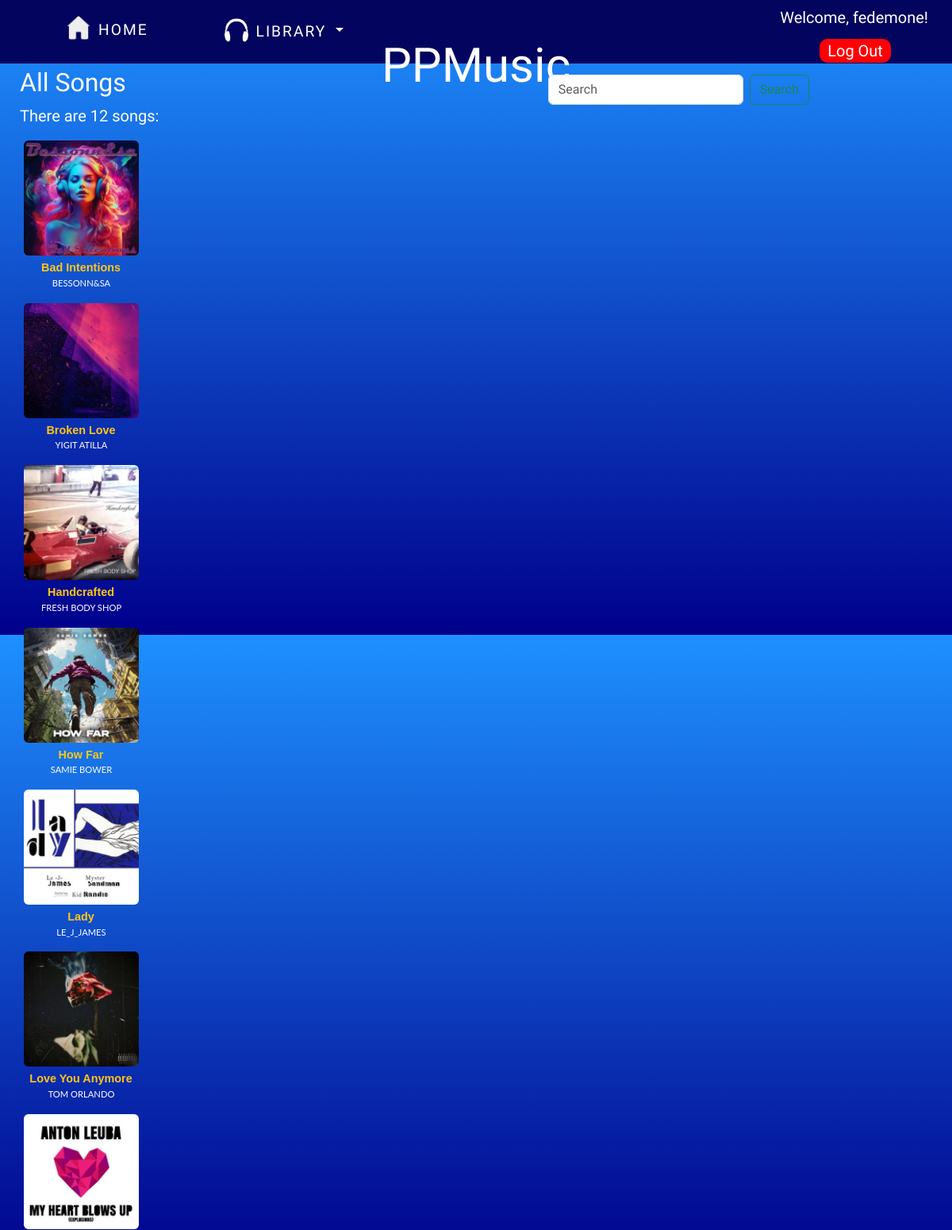
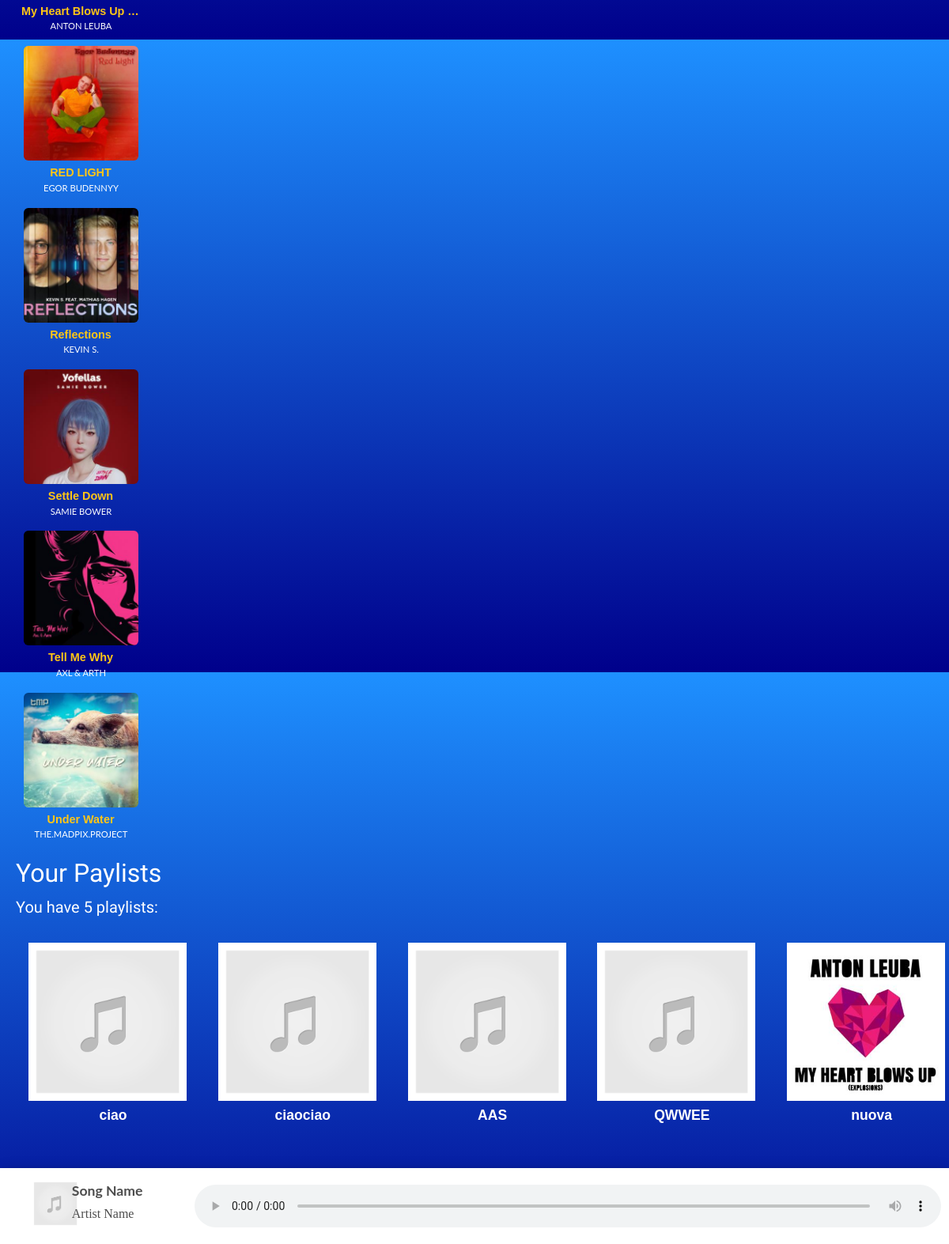
The app's page / (signed in) with its own data (2 pictures, top to bottom).
### music/models.py (models this page shows, shortened)
class Song(models.Model):
    song_id = models.AutoField(primary_key=True)
    name = models.CharField(max_length=50)
    artist = models.CharField(max_length=50)
    album = models.CharField(max_length=50, blank=True)
    genre = models.CharField(max_length=20, blank=True, default='Album')
    song = models.FileField(upload_to="songs/", validators=[FileExtensionValidator(allowed_extensions=['mp3', 'wav'])], default="name")
    image = models.ImageField(upload_to="songimage/", validators=[FileExtensionValidator(allowed_extensions=['jpeg', 'jpg', 'png'])], default="https://placehold.co/300x300/png")
    data = models.DateTimeField(auto_now=False, auto_now_add=True)
    slug = models.SlugField()
    class Meta:
        ordering = ['name']

class Playlist(models.Model):
    playlist_id = models.AutoField(primary_key=True)
    user = models.ForeignKey(User, on_delete=models.CASCADE)
    playlist_name = models.CharField(max_length=50, default="name")
    image = models.ImageField(upload_to="playlist_images/", validators=[FileExtensionValidator(allowed_extensions=['jpeg', 'jpg', 'png'])], default="images/music-placeholder.png")
    plays = models.IntegerField(default=0)
    songs = models.ManyToManyField(Song, related_name='playlist')
    slug = models.SlugField()

### PPM_elaborato_backend/views.py (the view)
# urls.py: path('', views.homepage, name="homepage"),
def homepage(request):
    songs = Song.objects.all()
    user = request.user
    if user.is_authenticated:
        my_playlists = Playlist.objects.filter(user=user)
    return render(request, 'homepage.html', {'songs': songs, 'my_playlists': my_playlists})

### templates/homepage.html (shortened to what this page needs)
{% extends 'layout.html' %}
{% block main-content %}
    <div id="All-songs" style="padding: 5px">
        <h2 class="home-tit"><a href="{% url 'music:allsongs' %}">All Songs</a></h2>
        {% if songs %}
            <p style="margin-left: 20px">There are {{ songs|length }} songs:</p>
        {% else %}
            <p style="margin-left: 20px">No songs found.</p>
        {% endif %}
        <div class="main-carousel" data-flickity='{"groupCells":5 , "contain": true, "pageDots": false, "draggable": false, "cellAlign": "left", "lazyLoad": true}'>
            {% for i in songs %}
                <div class="carousel-cell">
                    <section class="main_song">
                        <div class="song-card">
                            <div class="containera">
                                <img src="{{i.image}}" id="A_{{i.song_id}}" alt="song cover">
                                <div class="overlaya"></div>
                            </div>
                        </div>
                        <div>
                            <p class="songName" id="B_{{i.song_id}}"><a data-song-url="/{{i.song}}" id="{{i.song_id}}" onclick="playSong(this)">{{i.name}}</a></p>
                            <p class="artistName" id="C_{{i.song_id}}">{{i.artist}}</p>
                        </div>
                    </section>
                </div>
            {% endfor %}
        </div>
    </div>
    <h2 class="home-tit">Your Paylists</h2>
    {% if my_playlists %}
            <p style="margin-left: 20px">You have {{ my_playlists|length }} playlists:</p>
        {% else %}
        <p style="margin-left: 20px">No playlists found. if you wanto to create a playlist <a onclick="document.getElementById('modal-wrapper-playlist').style.display='block'"><u>click here</u></a></p>
        {% endif %}
    <div class="main_content">
        {% for playlist in my_playlists %}
            <section class="main_song">
                <a href="{% url 'music:playlist' playlist.playlist_id %}"><img src="{{ playlist.image.url}}" alt="playlist image"></a>
                <a class="playlist-title" href="{% url 'music:playlist' playlist.playlist_id %}">{{ playlist.playlist_name }}</a>
            </section>
        {% endfor %}
    </div>
    <br>
    <br>
    <br>
    <br>
    <br>
{% endblock %}

### templates/layout.html (shortened to what this page needs)
{% load static %}
<html lang="en">
<head>
    <link href="https://cdn.jsdelivr.net/npm/bootstrap@5.3.3/dist/css/bootstrap.min.css" rel="stylesheet">
    <link rel="stylesheet" href="{% static 'css/style.css' %}">
    <link rel="stylesheet" href="https://unpkg.com/flickity@2/dist/flickity.min.css">
    <link rel="stylesheet" href="https://pro.fontawesome.com/releases/v5.10.0/css/all.css" />
</head>
<body>
    <header>
        {% block header %}
        <nav id="header_menu">
            <a href="{% url 'homepage' %}" id="home-link">
                <p><img src="/media/images/home.png" width="30px" alt="home image">HOME</p>
            </a>
        {% if user.is_authenticated %}
            <div class="dropdown">
                <button class="btn btn-primary dropdown-toggle" type="button" data-bs-toggle="dropdown" aria-expanded="false">
                    <img src="/media/images/headphones-2-48.png" width="30px">LIBRARY
                </button>
        {% else %}
            <button class="btn btn-primary dropdown-toggle dropdown" id="librarybtn">
                <a href="{% url 'users:login' %}"><img src="../media/images/headphones-2-48.png" width="30px">LIBRARY</a>
            </button>
        {% endif %}
            </div>
            <h1><a href="{% url 'homepage' %}">PPMusic</a></h1>
            <form class="d-flex" role="search" autocomplete="off" method="POST" action="{% url 'music:search_results' %}">
                <input class="form-control me-2" type="search" placeholder="Search" aria-label="Search" name="data">
                <button class="btn btn-outline-success" type="submit">Search</button>
            </form>
            {% if user.is_authenticated %}
                <div class="welcome">
                    <h4>Welcome, {{user.username}}!</h4>
                    <a href="users/logout">Log Out</a>
                </div>
            {% else %}
                <a href="{% url 'users:login' %}"><img src="/media/images/user_icon.png" class="icon"></a>
            {% endif %}
        </nav>
        {% endblock %}
    </header>
    <main>
    <div id="audio_main" class="audio-decs">
        <div class="audio-data">
            <div>
                <img id="audio-img" src="/media/images/music-placeholder.png" alt="Image here">
            </div>
            <div id="text-song">
                <h4 id="audio-song">Song Name</h4>
                <p id="audio-artist">Artist Name</p>
            </div>
        </div>
        <div style="margin: auto 0">
            <audio preload="auto" controls id="audioPlayer">
                <source src="" id="audioSource">
            </audio>
        </div>
    </div>
    {% block main-content %}
    {% endblock %}
    </main>
</body>
</html>

### static/css/style.css (style rules this page uses)
body { max-width: 100%; background-color: blue; background-image: linear-gradient(#1e90ff, #00008b); color:white; font-family: Oswald, Verdana, serif; font-size: 20px; }
header { height: 10%; background-color: #03045e; }
a { text-decoration: none; cursor: pointer; color:white; }
#header_menu { display:block; }
#home-link { position: relative; display: inline-block; margin-left: 7%; margin-top:1.7%; z-index: 999; }
#home-link p { font-size: 1.2rem; letter-spacing: 2px; font-family: Oswald, Verdana, serif; z-index: 999; }
#home-link img { margin-right: 10px; margin-bottom:7px; z-index: 999; }
.dropdown { display: inline-block; position: absolute; margin-top:1.4%; margin-left:7%; z-index: 999; }
.btn-primary, .btn-primary:hover, .btn-primary:active, .btn-primary:visited, .btn-primary:focus { background-color: transparent; !important; border:none;!important; color:white;!important; font-size: 1.2rem; font-family: Oswald, Verdana, serif; letter-spacing: 2px; }
.dropdown img { margin-right:10px; margin-bottom: 5px; }
h1 { font-family: Lobster, verdana, serif; font-size: 3em; color:white; position: absolute; width: 100%; top: 1.5%; text-align: center; margin: 0; padding:0; z-index: 1; }
header input { min-width:200px; z-index: 999; }
header form { display: inline-block; position: absolute; top:3%; right: 15%; z-index: 999; }
.welcome { position: absolute; display: inline-block; right:2.5%; top:10px; margin: 0 0 20px 20px; z-index: 10; }
.welcome a { margin-left:50px; background-color: #ff0006; margin-top: 15px; padding: 3px 10px; border-radius: 10px; z-index: 10; }
.welcome h4 { font-size: 20px; margin-bottom:15px; z-index: 999; }
.home-tit { margin-left:20px; }
.main_content { display: grid; grid-template-columns: auto auto auto auto auto; max-width: 100%; column-gap: 3%; margin-left: 3%; margin-top:30px; }
.main-carousel { margin: 0 15px; }
.main_content img { width:200px; height: 200px; }
.song-card { margin: 0 10px; height: 150px; width: 150px; }
.main_song { width: 165px; }
.song-card img { border-radius: 3%; margin: auto; height: 200px; width: 150px; }
.containera { border-radius: 4%; position: relative; margin-top: 10px; width: 145px; height: 145px; }
.overlaya { position: absolute; border-radius: 4%; top: 0; left: 0; width: 100%; height: 100%; background: rgba(0, 0, 0, 0); transition: background 0.5s ease; }
.containera img { border-radius: 4%; position: absolute; width: 145px; height: 145px; left: 0; }
.songName { font-family: 'Baloo Bhai 2', sans-serif; color: #ffc616; width: 150px; font-weight: 700; margin:0 0 0 7px; font-size: 0.9rem; white-space: nowrap; overflow: clip; line-break: anywhere; text-overflow: ellipsis; text-align: center; }
.artistName { font-family: 'Lato', sans-serif; font-size: 0.7rem; color: white; white-space: nowrap; overflow: hidden; text-overflow: ellipsis; text-align: center; }
.playlist-title { font-family: 'Baloo Bhai 2', sans-serif; color: white; display: block; width:200px; font-weight: 700; margin:5px 0 0 7px; font-size: 1.1rem; white-space: nowrap; overflow: clip; line-break: anywhere; text-overflow: ellipsis; text-align: center; }
.audio-decs { display: grid; grid-template-columns: 20% 80%; position: fixed; bottom: 0; right: 0; width: 100%; padding: 10px; z-index: 1; background-color: white; box-shadow: 0 4px 8px 0 rgba(0, 0, 0, 0.3), 0 6px 20px 0 rgba(0, 0, 0, 0.19); }
.audio-data { display: grid; grid-template-columns: 30% 70%; }
#audio-img { height: 100%; width: 100%; max-width:60px; max-height:60px; border-radius: 4%; margin: 5px 10px 3px 30px; }
#text-song { margin: 5px 0 auto 10px; }
.audio-decs h4 { font-weight: 700; font-family: 'Lato', sans-serif; margin-top:5px; line-height: 1; font-size: 1.1rem; color: #4d4d4d; white-space: nowrap; overflow: hidden; text-overflow: ellipsis; }
.audio-decs p { font-family: 'Baloo Bhai 2', cursive; font-size: 1rem; font-weight: 500; color: #4d4d4d; white-space: nowrap; overflow: hidden; text-overflow: ellipsis; }
#audioPlayer { width: 100%; }

### records on screen
Song: image (picture), name "Bad Intentions", artist "BESSONN&SA"
Song: image (picture), name "Broken Love", artist "YIGIT ATILLA"
Song: image (picture), name "Handcrafted", artist "FRESH BODY SHOP"
Song: image (picture), name "How Far", artist "SAMIE BOWER"
Song: image (picture), name "Lady", artist "LE_J_JAMES"
Song: image (picture), name "Love You Anymore", artist "TOM ORLANDO"
Song: image (picture), name "My Heart Blows Up…", artist "ANTON LEUBA"
Song: image (picture), name "RED LIGHT", artist "EGOR BUDENNYY"
Song: image (picture), name "Reflections", artist "KEVIN S."
Song: image (picture), name "Settle Down", artist "SAMIE BOWER"
Song: image (picture), name "Tell Me Why", artist "AXL & ARTH"
Song: image (picture), name "Under Water", artist "THE.MADPIX.PROJECT"
Playlist: image (placeholder picture), playlist_name "ciao"
Playlist: image (placeholder picture), playlist_name "ciaociao"
Playlist: image (placeholder picture), playlist_name "AAS"
Playlist: image (placeholder picture), playlist_name "QWWEE"
Playlist: image (picture), playlist_name "nuova"

### other values on screen
{{ user.username }} "fedemone"
{{ songs|length }} "12"
{{ my_playlists|length }} "5"
